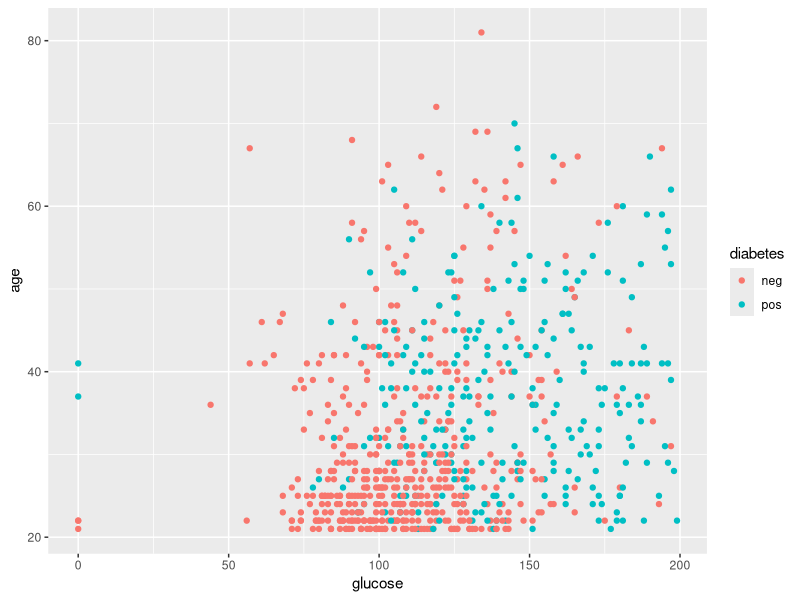

Here is the R script that generated this plot:
## ---- chunk 1
# Install the mlbench library for loading the datasets
if (!requireNamespace("mlbench", quietly = TRUE)) {
  install.packages("mlbench")
}

# Load data
library(mlbench)
data(PimaIndiansDiabetes)

# Check the first few lines
dim(PimaIndiansDiabetes)
head(PimaIndiansDiabetes)
## ---- chunk 2
library(ggplot2)

ggplot(data=PimaIndiansDiabetes, aes(x=glucose, y=age)) +
  geom_point(aes(color=diabetes))
## ---- chunk 3
## split data into training and test sets
set.seed(0)

n_samples = nrow(PimaIndiansDiabetes)
idx_train = sample(n_samples, size = 0.75 * n_samples, replace = FALSE)
df_train = PimaIndiansDiabetes[idx_train, ]
df_test  = PimaIndiansDiabetes[-idx_train, ] # recall the meaning of negative symbol
## ---- chunk 4
## Define formula in different ways
# my_formula = as.formula(diabetes ~ glucose + age)
# my_formula = as.formula(paste(colnames(PimaIndiansDiabetes)[1:8], collapse= " + "))
# my_formula = as.formula(diabetes ~ .)

## Fit logistic regression
glm_res <- glm(diabetes ~ ., data=df_train, family = binomial)

## We can use the logLik() function to obtain the log likelihood
logLik(glm_res)
## ---- chunk 5
summary(glm_res)

## Access to the p-value
summary_glm <- summary(glm_res)
print("p-values can be access from the summary function:")
summary_glm$coefficients[, "Pr(>|z|)"]
## ---- chunk 6
## Train the full model on the training data
glm_train <- glm(diabetes ~ ., data=df_train, family = binomial)

## Predict the probability of being diabeties on test data
# We can also set a threshold, e.g., 0.5 for the predicted label
pred_prob = predict(glm_train, df_test, type = "response")
pred_label = pred_prob >= 0.5

## Observed label
obse_label = df_test$diabetes == 'pos'

## Calculate the accuracy on test data
# think how accuracy is defined
# we can use (TN + TP) / (TN + TP + FN + FP)
# we can also directly compare the proportion of correctness
accuracy = mean(pred_label == obse_label)
print(paste("Accuracy on test set:", accuracy))
## ---- chunk 7
## Train the full model on the training data

glm_mod2 <- glm(diabetes ~ pregnant + glucose + pressure + 
                   insulin + mass + pedigree + age, 
                data=df_train, family = binomial)

logLik(glm_mod2)
summary(glm_mod2)
## ---- chunk 8
## Predict the probability of being diabeties on test data
# We can also set a threshold, e.g., 0.5 for the predicted label
pred_prob2 = predict(glm_mod2, df_test, type = "response")
pred_label2 = pred_prob2 >= 0.5

accuracy2 = mean(pred_label2 == obse_label)
print(paste("Accuracy on test set with model2:", accuracy2))
## ---- chunk 9
# Train the full model on the training data
glm_mod3 <- glm(diabetes ~ pregnant + glucose + pressure + 
                   mass + pedigree + age, 
                data=df_train, family = binomial)

logLik(glm_mod3)
summary(glm_mod3)
## ---- chunk 10
# Predict the probability of being diabeties on test data
# We can also set a threshold, e.g., 0.5 for the predicted label
pred_prob3 = predict(glm_mod3, df_test, type = "response")
pred_label3 = pred_prob3 >= 0.5

accuracy3 = mean(pred_label3 == obse_label)
print(paste("Accuracy on test set with model3:", accuracy3))
